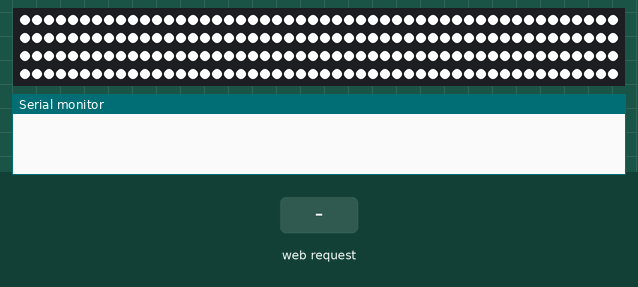
The program below on a simulated ESP32. Parts: 200 RGB LEDs in strip order, left to right, continuing on the next row, the last lines printed to the serial monitor. The test bench sets the inputs (shaded band). Dim RGB values are drawn brighter than linear; WiFi joins after 1.5 s; servers stay silent unless stated; random numbers use the default seed unless the program sets one; EEPROM starts erased.

Above: at 2.7 s.
2.8 s: HTTP request GET /?looping received
At 3.4 s:
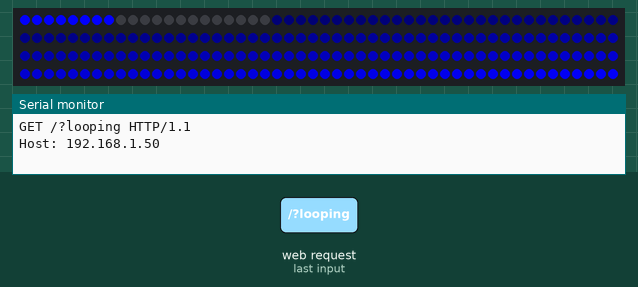
4.5 s: HTTP request GET /?fading received
At 4.95 s:
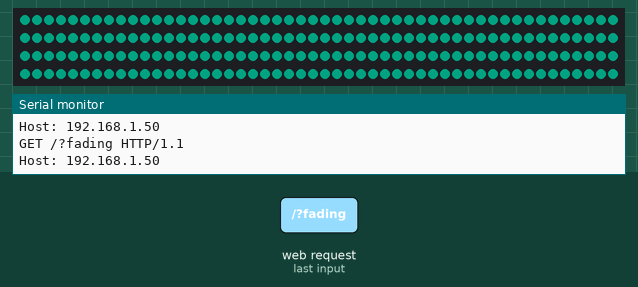
7.2 s: HTTP request GET /?looping received
At 8.3 s:
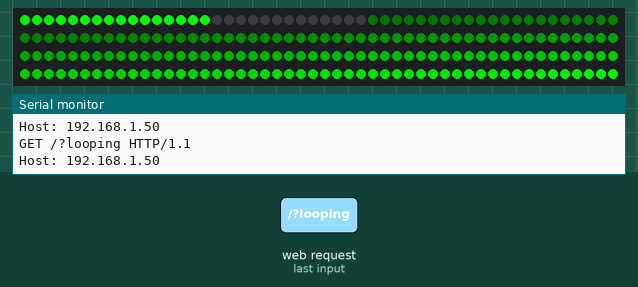
8.8 s: HTTP request GET /?fading received
At 9.21 s:
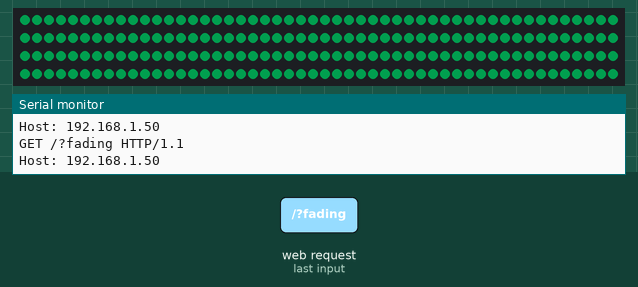
11.4 s: HTTP request GET /?looping received
At 12.1 s:
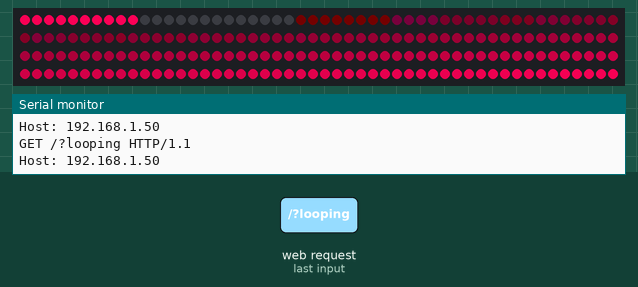
13.0 s: HTTP request GET /?fading received
At 14.35 s:
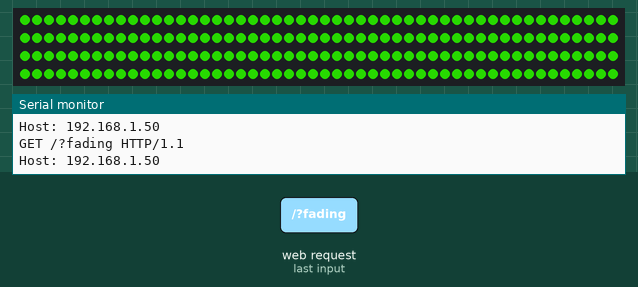

The program:

main.cpp
```cpp
#include <WiFi.h>
#include <Arduino.h>
#include <NeoPixelBus.h>
#include <NeoPixelAnimator.h>
#include <iostream>
#include <string>
#include <sstream>
#include <WiFiUdp.h>
#include <EEPROM.h>
#define BUFFER_LEN 1024
#define EEPROM_SIZE 3
using namespace std;
const uint16_t PixelCount = 200; // make sure to set this to the number of pixels in your strip
const uint16_t PixelPin = 2;
const uint16_t AnimCount = 1;
const uint16_t TailLength = 199;
const float MaxLightness = 0.5f;
NeoGamma<NeoGammaTableMethod> colorGamma;
NeoPixelBus<NeoGrbFeature, Neo800KbpsMethod> strip(PixelCount, PixelPin);
NeoPixelAnimator animations(AnimCount);
// Replace with your network credentials
const char* ssid     = "Dopke2G4";
const char* password = "FjaereZolder";
unsigned int localPort = 7777;
char packetBuffer[BUFFER_LEN];


WiFiUDP port;
WiFiServer server(80);
int animationsallowed = 0;
int fading = 0;
int audio = 0;
uint8_t N = 0;
String header;
int pos1 = 0;
int pos2 = 0;
int pos3 = 0;
int pos4 = 0;
String redString = "0";
String greenString = "0";
String blueString = "0";

unsigned long currentTime = millis();
// Previous time
unsigned long previousTime = 0;
// Define timeout time in milliseconds (example: 2000ms = 2s)
const long timeoutTime = 2000;
boolean fadeToColor = true;
void LoopAnimUpdate(const AnimationParam& param)
{
    // wait for this animation to complete,
    // we are using it as a timer of sorts
    if (param.state == AnimationState_Completed)
    {
        // done, time to restart this position tracking animation/timer
        animations.RestartAnimation(param.index);

        // rotate the complete strip one pixel to the right on every update
        strip.RotateRight(1);
    }
}

void DrawTailPixels()
{
    // using Hsl as it makes it easy to pick from similiar saturated colors
    float hue = random(360) / 360.0f;
    for (uint16_t index = 0; index < strip.PixelCount() && index <= TailLength; index++)
    {
        float lightness = index * MaxLightness / TailLength;
        RgbColor color = HslColor(hue, 1.0f, lightness);

        strip.SetPixelColor(index, colorGamma.Correct(color));
    }
}
struct MyAnimationState
{
    RgbColor StartingColor;
    RgbColor EndingColor;
};
MyAnimationState animationState[AnimCount];
void BlendAnimUpdate(const AnimationParam& param)
{
    // this gets called for each animation on every time step
    // progress will start at 0.0 and end at 1.0
    // we use the blend function on the RgbColor to mix
    // color based on the progress given to us in the animation
    RgbColor updatedColor = RgbColor::LinearBlend(
        animationState[param.index].StartingColor,
        animationState[param.index].EndingColor,
        param.progress);

    // apply the color to the strip
    for (uint16_t pixel = 0; pixel < PixelCount; pixel++)
    {
        strip.SetPixelColor(pixel, updatedColor);
    }
}

void FadeInFadeOutRinseRepeat(float luminance)
{
    if (fadeToColor)
    {
        // Fade upto a random color
        // we use HslColor object as it allows us to easily pick a hue
        // with the same saturation and luminance so the colors picked
        // will have similiar overall brightness
        RgbColor target = HslColor(random(360) / 360.0f, 1.0f, luminance);
        uint16_t time = random(1280, 1281);

        animationState[0].StartingColor = strip.GetPixelColor(0);
        animationState[0].EndingColor = target;

        animations.StartAnimation(0, time, BlendAnimUpdate);
    }
    else
    {
        // fade to black
        uint16_t time = random(2000, 4000);

        animationState[0].StartingColor = strip.GetPixelColor(0);
        animationState[0].EndingColor = RgbColor(0);

        animations.StartAnimation(0, time, BlendAnimUpdate);
    }

    // toggle to the next effect state
    fadeToColor = !fadeToColor;
}
void setup() {
  EEPROM.begin(EEPROM_SIZE);
  RgbColor color = RgbColor(EEPROM.read(0), EEPROM.read(1), EEPROM.read(2));
  strip.Begin();
  strip.Show();
  for(int i=0; i < PixelCount; i++) {
  strip.SetPixelColor(i,color);
  }


  // Connect to Wi-Fi network with SSID and password

  WiFi.begin(ssid, password);
  while (WiFi.status() != WL_CONNECTED) {
    delay(500);

  }
  // Print local IP address and start web server
  port.begin(localPort);
  server.begin();
}
void webserver(){
  WiFiClient client = server.available();   // Listen for incoming clients

  if (client) {                             // If a new client connects,
    currentTime = millis();
    previousTime = currentTime;
             // print a message out in the serial port
    String currentLine = "";                // make a String to hold incoming data from the client
    while (client.connected() && currentTime - previousTime <= timeoutTime) {            // loop while the client's connected
      currentTime = millis();
      if (client.available()) {
                   // if there's bytes to read from the client,
        char c = client.read();             // read a byte, then
        Serial.write(c);                    // print it out the serial monitor
        header += c;
        if (c == '\n') {                    // if the byte is a newline character
          // if the current line is blank, you got two newline characters in a row.
          // that's the end of the client HTTP request, so send a response:
          if (currentLine.length() == 0) {
            // HTTP headers always start with a response code (e.g. HTTP/1.1 200 OK)
            // and a content-type so the client knows what's coming, then a blank line:
            client.println("HTTP/1.1 200 OK");
            client.println("Content-type:text/html");
            client.println("Connection: close");
            client.println();

            // Display the HTML web page
            client.println("<!DOCTYPE html><html>");
            client.println("<head><meta name=\"viewport\" content=\"width=device-width, initial-scale=1\">");
            client.println("<link rel=\"icon\" href=\"data:,\">");
            client.println("<link rel=\"stylesheet\" href=\"https://tjip1234.github.io/style.css\">");
            client.println("<script src=\"https://cdnjs.cloudflare.com/ajax/libs/jscolor/2.0.4/jscolor.min.js\"></script>");
            client.println("</head><body>");
            client.println("<h1>Esp 32</h1>");
            client.println("<br>");
            client.println("<a class=\"button_default\" href=\"?audio\" id=\"audio\" role=\"button\">Audio</a>");
            client.println("<br>");
            client.println("<a class=\"button_default\" href=\"?looping\" id=\"looping\" role=\"button\">Looping</a> ");
            client.println("<br>");
            client.println("<a class=\"button_default\" href=\"?black\" id=\"black\" role=\"button\">black</a> ");
            client.println("<br>");
            client.println("<a class=\"button_default\" href=\"?fading\" id=\"fading\" role=\"button\">Fading</a> ");
            client.println("<br>");
            client.println("<a class=\"button_default\" href=\"#\" id=\"fill\" role=\"button\">Fill</a> ");
            client.println("<input class=\"jscolor {onFineChange:'update(this)'}\" id=\"rgb\"></div>");
            client.println("<script>function update(picker) {document.getElementById('rgb').innerHTML = Math.round(picker.rgb[0]) + ', ' +  Math.round(picker.rgb[1]) + ', ' + Math.round(picker.rgb[2]);");
            client.println("document.getElementById(\"fill\").href=\"?r\" + Math.round(picker.rgb[0]) + \"g\" +  Math.round(picker.rgb[1]) + \"b\" + Math.round(picker.rgb[2]) + \"&\";}</script></body></html>");

            // The HTTP response ends with another blank line
            client.println();
            if (header.indexOf("GET /?looping") >= 0)
            {
              RgbColor color = RgbColor(0,0,0);
              for(int i=0; i < PixelCount; i++) {
              strip.SetPixelColor(i,color);
              }
              DrawTailPixels();
              animations.StartAnimation(0, 66, LoopAnimUpdate);
              animationsallowed = 1;
              fading = 0;
              audio = 0;
            }
            else if (header.indexOf("GET /?fading") >= 0){
              RgbColor color = RgbColor(0,0,0);
              for(int i=0; i < PixelCount; i++) {
              strip.SetPixelColor(i,color);
              }
              FadeInFadeOutRinseRepeat(0.3f);
              fading = 1;
              animationsallowed = 1;
              audio = 0;
            }
            else if (header.indexOf("GET /?audio") >= 0)
            {
              RgbColor color = RgbColor(0,0,0);
              for(int i=0; i < PixelCount; i++) {
              strip.SetPixelColor(i,color);
              }
              animationsallowed = 0;
              fading = 0;
              audio =1;
            }
            else if (header.indexOf("GET /?black") >= 0)
            {
              RgbColor color = RgbColor(0,0,0);
              for(int i=0; i < PixelCount; i++) {
              strip.SetPixelColor(i,color);
              }
              animationsallowed = 0;
              fading = 0;
              audio = 0;
            }

            else if(header.indexOf("GET /?r") >= 0) {
              pos1 = header.indexOf('r');
              pos2 = header.indexOf('g');
              pos3 = header.indexOf('b');
              pos4 = header.indexOf('&');
              redString = header.substring(pos1+1, pos2);
              greenString = header.substring(pos2+1, pos3);
              blueString = header.substring(pos3+1, pos4);
              RgbColor color = RgbColor(redString.toInt(),greenString.toInt(),blueString.toInt());
              EEPROM.write(0,redString.toInt());
              EEPROM.write(1,greenString.toInt());
              EEPROM.write(2,blueString.toInt());
              EEPROM.commit();
              for(int i=0; i < PixelCount; i++) {
              strip.SetPixelColor(i,color);
              }
              strip.Show();
              animationsallowed = 0;
              fading = 0;
              audio = 0;
            }
            // Break out of the while loop
            break;
          } else { // if you got a newline, then clear currentLine
            currentLine = "";
          }
        } else if (c != '\r') {  // if you got anything else but a carriage return character,
          currentLine += c;      // add it to the end of the currentLine
        }
      }
    }
    // Clear the header variable
    header = "";
    // Close the connection
    client.stop();

  }
}

void loop(){
  if (animationsallowed == 1)
  {
    if (fading == 1)
    {
      if (animations.IsAnimating())
      {
          webserver();
          animations.UpdateAnimations();
          strip.Show();
      }
      else
      {
          // no animation runnning, start some
          //
          FadeInFadeOutRinseRepeat(0.3f); // 0.0 = black, 0.25 is normal, 0.5 is bright
      }
    }
    else
    {
      webserver();
      strip.Show();
      animations.UpdateAnimations();
    }
  }
  else if (audio == 1)
  {
    webserver();
    int packetSize = port.parsePacket();
    // If packets have been received, interpret the command
    if (packetSize) {
        int len = port.read(packetBuffer, BUFFER_LEN);
        for(int i = 0; i < len; i+=4) {
            packetBuffer[len] = 0;
            N = packetBuffer[i];
            RgbColor pixel((uint8_t)packetBuffer[i+1], (uint8_t)packetBuffer[i+2], (uint8_t)packetBuffer[i+3]);
            strip.SetPixelColor(N, pixel);
        }
        strip.Show();

    }
  }

  else
  {
  webserver();
  strip.Show();
  }

}
```

Measured:
- after the input at 2.8 s, the LEDs: first change at once (image 1 shows a later state)
